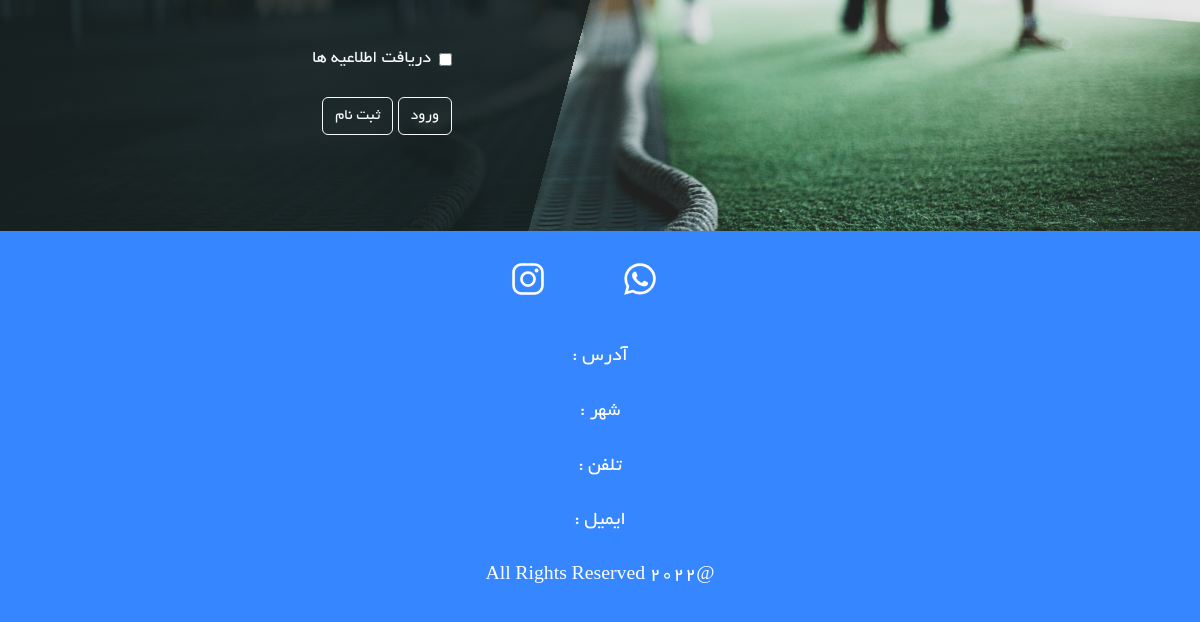
Before: / (lower part) with the older database file.
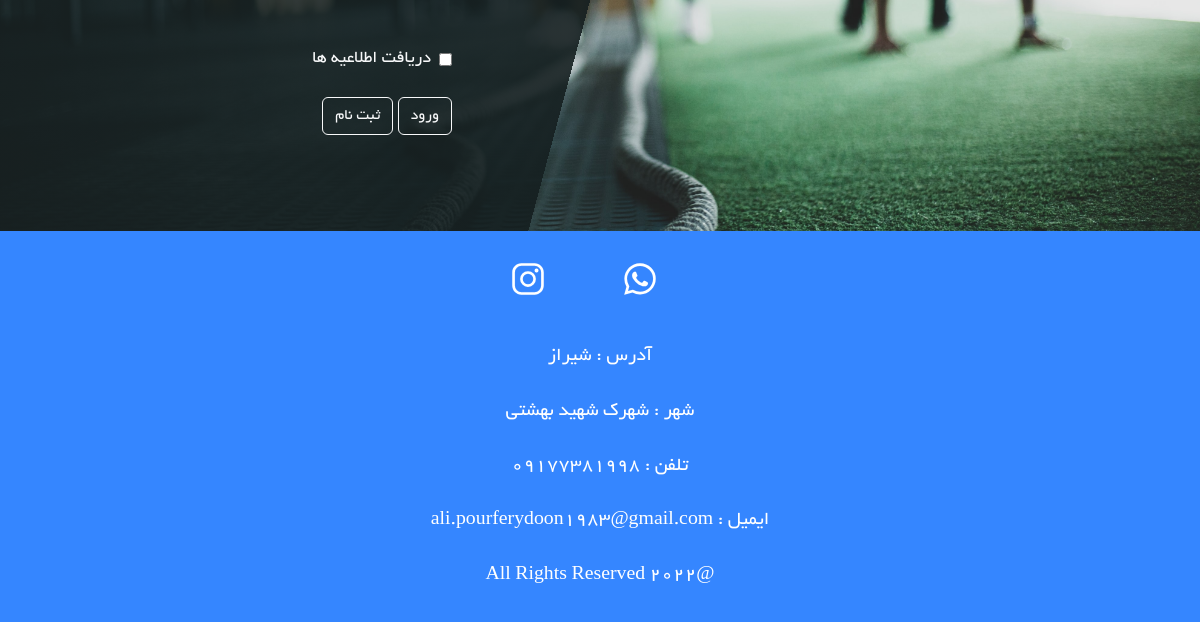
After: the same page with the newer database file.
### contactus_app/models.py (models this page shows)
class Footer(models.Model):
    address = models.CharField(max_length=100)
    city = models.CharField(max_length=40)
    phone = models.CharField(max_length=16)
    email = models.EmailField()
    whatsapp = models.CharField(max_length=100)
    telegram = models.CharField(max_length=100)
    instagram = models.CharField(max_length=100)

### home_app/views.py (the view)
# urls.py: 2. Add a URL to urlpatterns:  path('', views.home, name='home')
def home(request):
    facility = Service.objects.all()
    footer = Footer.objects.all().last()
    return render(request,'home_app/index.html',context={'service':facility , 'footer':footer})

### home_app/templates/home_app/index.html (shortened to what this page needs)
{% load static %}
<!DOCTYPE html>
<html lang="en" dir="rtl">
  <head>
{% include "includes/head_linkes.html" %}
  </head>
  <body data-bs-spy="scroll" data-bs-target="#navbar1" data-bs-root-margin="0px 0px -40%" data-bs-smooth-scroll="true" class="scrollspy-example text-success rounded-2" tabindex="0">
  <section id="contact" class="contact py-5">
    <div id="contactSec" class="container-fluid">
      <div class="row">
        <div class="col-lg-5 py-5 p-5 ms-auto position-relative">
          <div  class="mb-4 d-flex align-items-center">
            <input type="checkbox" class="" id="floatingcheck" autocomplete="off" placeholder="">
            <label for="floatingcheck" class="text-light ms-2">دریافت اطلاعیه ها</label>
          </div>
          <div class="d-flex  justify-content-between">
            <div>
              <button class="btn btn-outline-light ">ورود</button>
              <a href=" {% url "home:register" %}" class=" btn btn-outline-light">ثبت نام</a>
            </div>
        </div>
        </div>
      </div>
    </div>
  </section>
{% include "includes/footer.html" %}
  </body>
</html>

### templates/includes/head_linkes.html (shortened to what this page needs)
{% load static %}
    <link rel="stylesheet" href="{% static 'style/style.css' %}" />
    <link
      rel="stylesheet"
      href=" {% static 'bootstrap-project/bootstrap.rtl.min.css' %}"/>
    <link rel="stylesheet"
      href=" {% static 'bootstrap-icons-1.11.3/font/fonts/bootstrap-icons.min.css' %}"/>
    <link href="https://unpkg.com/aos@2.3.1/dist/aos.css" rel="stylesheet" />
    <link rel="stylesheet" href="{% static 'style/style.css' %}">

### templates/includes/footer_linke.html (shortened to what this page needs)
{% load static %}

### templates/includes/footer.html
{% load static %}
<div class="footerbody">
    <div class="footermain">
        <ul class="social_icon">
            <li><a href="#">
                    <ion-icon name="logo-whatsapp"></ion-icon>
                </a></li>
            <li><a href="#">
                    <ion-icon name="logo-telegram"></ion-icon>
                </a></li>
            <li><a href="{{footer.instagram}}">
                    <ion-icon name="logo-instagram"></ion-icon>
                </a></li>
        </ul>
                        <div><p>آدرس : {{footer.address}}</p></div>
                        <div><p>شهر : {{footer.city}}</p></div>
                        <div><p>تلفن : {{footer.phone}}</p></div>
                        <div><p>ایمیل : {{footer.email}}</p></div>
        <p>@2022 All Rights Reserved</p>
    </div>
</div>

### static/style/style.css (style rules this page uses)
body { font-family: "vazir", sans-serif; font-size: 1rem; background-color: #ddd !important; }
.contact { background: linear-gradient( 105deg, rgba(21, 31, 32, 0.8) 0%, rgba(21, 31, 32, 0.9) 50%, transparent 50% ), url(../assets/images/contact.jpg); background-size: cover; background-position: center; background-repeat: no-repeat; }
.footerbody { display: flex; justify-content: flex-end; align-items: flex-end; min-height: 30vh; background: #333; }
.footermain { position: relative; width: 100%; background: #3586ff; min-height: 100px; padding: 20px 50px; display: flex; justify-content: center; align-items: center; flex-direction: column; }
.footermain .social_icon, .footermain .menu { position: relative; display: flex; justify-content: center; align-items: center; margin: 10px 0; flex-wrap: wrap; }
.footermain .social_icon li, .footermain .menu li { list-style: none; }
.footermain .social_icon li a { font-size: 2em; color: #fff; margin: 0 10px; display: inline-block; transition: 0.5s; }
.footermain p { color: #fff; text-align: center; margin-top: 15px; margin-bottom: 10px; font-size: 1.1em; }
* { margin: 0; padding: 0; }
body { background-color: #eee; font-family: yekan !important; font-size: 18px; }
body { height: 100vh; align-items: center; justify-content: center; }

Changed rows visible on the page:
added Footer: address "شیراز", city "شهرک شهید بهشتی", phone "09177381998", email "ali.pourferydoon1983@gmail.com"
